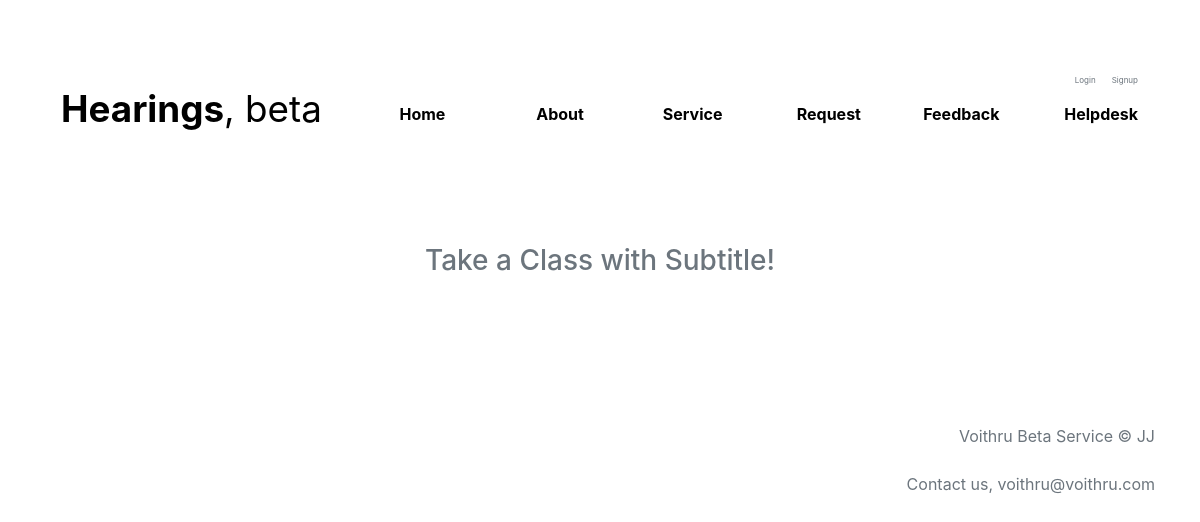
The page /feedback on the database as committed earlier.
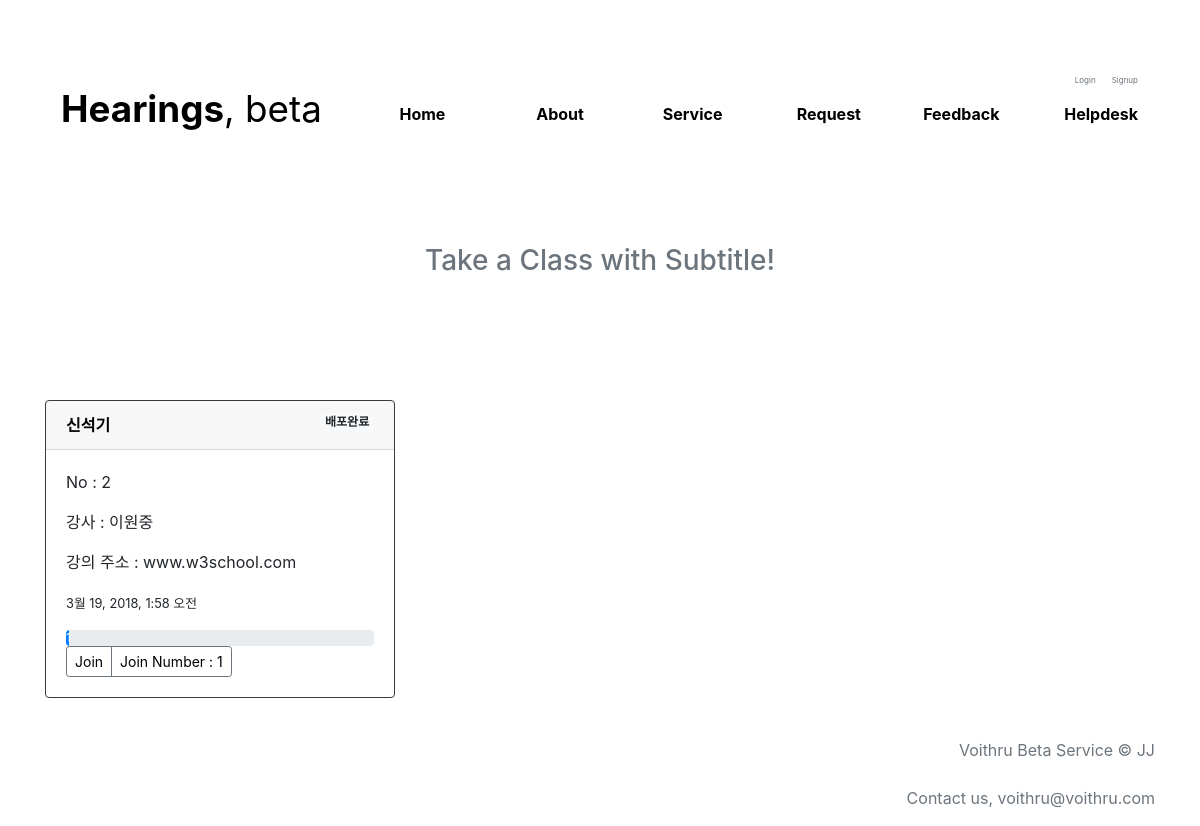
The same page on the database as committed later.
### blog/models.py (models this page shows, shortened)
class Request(models.Model):
    author = models.ForeignKey('auth.User', on_delete=models.CASCADE)
    username = models.CharField(max_length=50, blank=True)
    phone_num = models.CharField(max_length=50, blank=True)
    lec = models.CharField(max_length=100, blank=True)
    lec_url = models.CharField(max_length=100, blank=True)
    lec_teacher = models.CharField(max_length=100, blank=True)
    description = models.TextField()
    email = models.EmailField()
    lec_company = models.CharField(max_length=50, blank=True)
    created_date = models.DateTimeField(default=timezone.now)
    published_date = models.DateTimeField(blank=True, null=True)
    view_cnt = models.IntegerField(default=0, blank=True)
    STEP1 = '모집중'
    STEP2 = '준비중'
    STEP3 = '제작중'
    STEP4 = '배포완료'
    STEP_STOPPED = '제작중단'
    STATUS = [
        (STEP1, '모집중'),
        (STEP2, '준비중'),
        (STEP3, '제작중'),
        (STEP4, '배포완료'),
        (STEP_STOPPED, '제작중단'),
    ]
    status = models.CharField(choices=STATUS, max_length=20, default=STEP1)

### blog/views.py (the view)
# urls.py: url(r'^feedback$', views.published_post_list, name='published_post_list'),
def published_post_list(request):
    candidates = Request.objects.all()
    posts = Request.objects.filter(published_date__lte=timezone.now()).order_by('published_date')
    if request.method == "POST":
            form = StatusForm(request.POST)
            if form.is_valid():
                post_test = Request.objects.get(id=request.POST['post.id'])
                post_test.status = request.POST.get('status', False)  # form.save(commit=False)
                post_test.author = request.user
                post_test.save()
                return redirect('published_post_list')
    else:
        form = StatusForm()
    return render(request, 'blog/published_post_list.html', {'posts': posts, 'form': form, 'candidates': candidates})

### blog/templates/blog/published_post_list.html (shortened to what this page needs)
{% extends 'blog/base.html' %}
{% load staticfiles %}
{% block content %}
<main role="main">
    <div class="container" style="display:table; height:200px;">
            <div class="text-center" style="padding-bottom: 70px; display:table-cell; vertical-align:middle;">
                <h3 class="text-secondary">Take a Class with Subtitle!</h3>
            </div>
    </div>
         <div class="container">
              <div class="row">
                  {% for post in posts %}
                  {% if post.status == '배포완료' %}
                  <div class="col-md-4 ">
                      <div class="card mb-12 box-shadow border-dark mb-3">
                          <div class="card-header">
                            <a href="{% url 'post_detail' pk=post.pk %}" style="color:black;"><strong>{{ post.lec }}</strong></a>
                            {% if not user.is_superuser %}
                                {% if post.status == '모집중' %}
                                    <span class="badge badge-primary" style="float:right">{{ post.status }}</span></h6>
                                {% elif post.status == '준비중'%}
                                    <span class="badge badge-success" style="float:right">{{ post.status }}</span></h6>
                                {% elif post.status == '제작중' %}
                                    <span class="badge badge-info" style="float:right">{{ post.status }}</span></h6>
                                {% elif post.status == '배포완료' %}
                                    <span class="badge badge-light" style="float:right">{{ post.status }}</span></h6>
                                {% elif post.status == '제작중단' %}
                                <span class="badge badge-dark" style="float:right">{{ post.status }}</span></h6>
                                {% endif %}
                            {% endif %}
                          </div>
                          <div class="card-body">
                              <p class="card-text">No : {{ post.id }}</p>
                              <p class="card-text">강사 : {{ post.lec_teacher }}</p>
                              <p class="card-text">강의 주소 : {{ post.lec_url }}</p>
                              <p class="card-text"><small>{{ post.published_date }}</small></p>
                              <div class="progress">
                                <div class="progress-bar" role="progressbar" style="width: {{ post.view_cnt }}%;" aria-valuenow="0" aria-valuemin="0" aria-valuemax="100">{{ post.view_cnt }}</div>
                              </div>
                              <div class="d-flex justify-content-between align-items-center">
                                  <div class="btn-group">
                                      <button type="button" class="btn btn-sm btn-outline-secondary"><a href="{% url 'post_detail' pk=post.pk %}" style="color:black;">Join</a></button>
                                      <button type="button" class="btn btn-sm btn-outline-secondary"><a style="color:black;">Join Number : {{ post.view_cnt }}</a></button>
                                  </div>
                              </div>
                          </div>
                      </div>
                  </div>
                  {% endif %}
                  {% endfor %}
              </div>
         </div>
</main>
{% endblock %}

Rows that differ between the two databases and show on the page:
now on this page (row edited): Request: lec "신석기", status "배포완료", id "2", lec_teacher "이원중", lec_url "www.w3school.com", published_date "3월 19, 2018, 1:58 오전", view_cnt "1"
